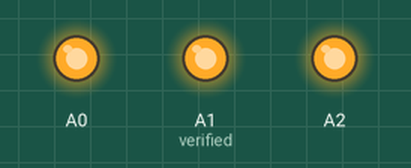
Bench run of a sketch on a simulated Arduino Uno, built with avr-gcc and run on an emulated ATmega328P. On the bench: output pins drawn as LEDs (lit = HIGH).

Above: at 0.1 s.
Timing chart, 0 to 1.6 s (numbered marks = the images above):
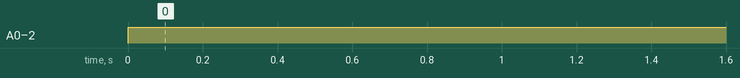

The sketch:

ledindicator.ino
```cpp
void setup(){
  pinMode(A0,OUTPUT);
  pinMode(A1,OUTPUT); //verified, not A0
  pinMode(A2,OUTPUT);
}

void loop(){
  digitalWrite(A0,HIGH);
  digitalWrite(A1,HIGH);
  digitalWrite(A2,HIGH);
  delay(3000);
}
```

Measured:
- by itself, A0, A1 (verified), A2: LOW → HIGH at 0.00 s
